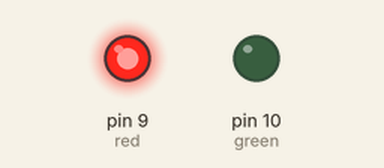
The sketch below on a simulated Arduino Uno, built with avr-gcc and run on an emulated ATmega328P. Parts: output pins drawn as LEDs (lit = HIGH).

Above: at 0.2 s.
At 8.6 s:
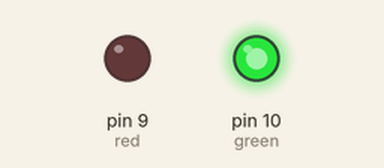
At 14.4 s:
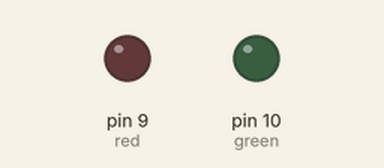
Timing chart, 0 to 20.3 s (numbered marks = the images above):
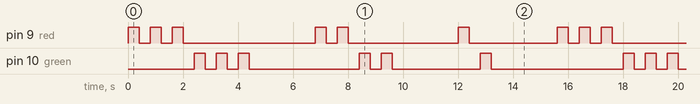

Measured:
- by itself, pin 9 (red): repeats every 15.6 s: 2 × (LOW 0.40 s, HIGH 0.40 s), LOW 4.8 s, HIGH 0.40 s, LOW 0.40 s, HIGH 0.40 s, LOW 4.0 s, HIGH 0.40 s, LOW 3.2 s, HIGH 0.40 s
- by itself, pin 10 (green): repeats every 15.6 s: 2 × (LOW 0.40 s, HIGH 0.40 s), LOW 4.0 s, HIGH 0.40 s, LOW 0.40 s, HIGH 0.40 s, LOW 3.2 s, HIGH 0.40 s, LOW 4.8 s, HIGH 0.40 s
- by itself, everything shown: repeats every 15.6 s, in 24 steps

The sketch:

lab1.2.2.ino
```cpp
/*-------------------------------------------------------------------------------

2.2 Modify task 2.1, choose a free pin and connect a second LED (green) to it.
    Write a program that makes:

    - the red LED light up 3 times, followed by the green LED lighting up 3 times
    - after a 2-second pause, the red LED lights up 2 times, followed by the green
      LED lighting up 2 times.
    - after another 2-second pause, the red LED lights up 1 time, followed by the
      green LED lighting up 1 time.
    - then the sequence repeats from the beginning.

-------------------------------------------------------------------------------*/

int red = 9;
int green = 10;

void setup () {
  pinMode(red, OUTPUT);
  pinMode (green, OUTPUT) ;
}

void loop() {
  for (int i = 3; i > 0; i--) {
    for (int j = 0; j < i; j++) {
      digitalWrite(red, HIGH);
      delay(400);
      digitalWrite(red, LOW);
      delay(400);
    }

    for (int j = 0; j < i; j++) {
      digitalWrite(green, HIGH);
      delay(400);
      digitalWrite(green, LOW);
      delay(400);
    }

    delay(2000);
  }
}
```
